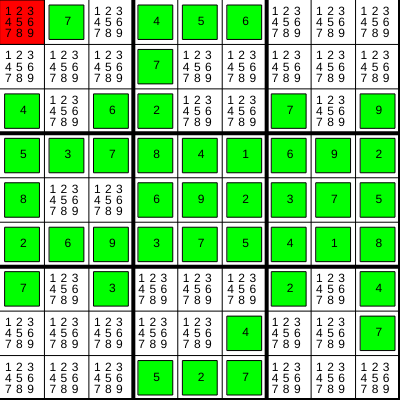
Frame 1 (no input)
Frame 60 (no input): identical to frame 1, image omitted
Frame 120 (the mouse pressed at the canvas centre since frame 60): identical to frame 1, image omitted

The p5.js sketch that drew this single still picture (run headless with seeded random() and noise() and a simulated clock; from frame 60 on, the mouse is pressed at the canvas centre):

// p5.js sketch
// ── sketch.js
//var puzzle = "6.......7....9..2.3.1..259.8....7.13....8....76.3....8.782..1.6.5..3....2.......9";
//var puzzle = "2..1.5..3.54...71..1.2.3.8.6.28.73.4.........1.53.98.6.2.7.1.6..81...24.7..4.2..1";
//var puzzle = "....6...8......53...2593.4...1.7.3..9.31.56.4..4.3.9...2.3568...98......6...8....";
var puzzle = ".7.456......7.....4.62..7.95378416928..6923752693754187.3...2.4.....4..7...527...";
//var puzzle = "000023000004000100050084090001070902093006000000010760000000000800000004060000587";
//var puzzle = "050007690000040000009000000000100004000230008008000150000400003006080209002005000";
var grid = [];
var current;
var step;
var solve;
var debug;
var stuck;
var BoxType = function () {
	this.nums = [1, 2, 3, 4, 5, 6, 7, 8, 9];
}

function setBox(index, val) {
	grid[index].nums = [];
	grid[index].nums.push(val);
}

function drawGrid() {
	background(255);
	var spacing = width / 9;
	if (debug.checked()) {
		fill(255, 0, 0);
		rect((current % 9) * spacing, floor(current / 9) * spacing, spacing, spacing);
	}
	for (var i = 0; i < 9; i++) {
		if (i % 3 == 2) {
			strokeWeight(4);
		} else {
			strokeWeight(1);
		}
		line(0, (i + 1) * spacing, width, (i + 1) * spacing);
		line((i + 1) * spacing, 0, (i + 1) * spacing, width);

		for (var j = 0; j < 9; j++) {
			if (grid[i + j * 9].nums.length == 1) {
				if (debug.checked()) {
					fill(0, 255, 0);
					strokeWeight(1);
					rect(i * spacing + 5, j * spacing + 5, spacing - 10, spacing - 10);
				}
				fill(0);
				text(grid[i + j * 9].nums[0], i * spacing + 20, j * spacing + 25);
			} else {
				if (debug.checked()) {
					for (var x = 0; x < grid[i + j * 9].nums.length; x++) {
						fill(0);
						text(grid[i + j * 9].nums[x], i * spacing + ((x % 3) * spacing / 4) + 5, j * spacing + (floor(x / 3) * spacing / 4) + 15);
					}
				}
			}
		}
	}
}

function solveGrid() {
	while (!checkFinished() && stuck < 99) {
		simplify();
	}
	drawGrid();
	if (stuck < 5) {
		console.log("Finished Solving !");
	} else {
		console.log("hum...");
		stuck = 0;
		var trueGrid = grid;


	}
}

function checkFinished() {
	var finished = true;
	var i = 0;
	while (i < 81 && finished) {
		if (grid[i].nums.length > 1) {
			finished = false;
		}
		i++;
	}
	return finished;
}

function checkRow(i) {
	for (var j = 0; j < 9; j++) {
		if (grid[floor(i / 9) * 9 + j].nums.length == 1 && floor(i / 9) * 9 + j != i) {
			for (var x = 0; x < grid[i].nums.length; x++) {
				if (grid[floor(i / 9) * 9 + j].nums[0] == grid[i].nums[x]) {
					grid[i].nums.splice(x, 1);
				}
			}
		}
	}
}

function checkCol(i) {
	for (var j = 0; j < 9; j++) {
		if (grid[(i % 9) + j * 9].nums.length == 1 && (i % 9) + j * 9 != i) {
			for (var x = 0; x < grid[i].nums.length; x++) {
				if (grid[(i % 9) + j * 9].nums[0] == grid[i].nums[x]) {
					grid[i].nums.splice(x, 1);
				}
			}
		}
	}
}

function checkSquare(i) {
	for (var j = 0; j < 3; j++) {
		for (var k = 0; k < 3; k++) {
			var index = 3 * floor((i % 9) / 3) + 27 * floor(i / 27) + j + k * 9;
			if (grid[index].nums.length == 1 && index != i) {
				for (var x = 0; x < grid[i].nums.length; x++) {
					if (grid[index].nums[0] == grid[i].nums[x]) {
						grid[i].nums.splice(x, 1);
					}
				}
			}
		}
	}
}

function useHypo(i) {
	var found = false;
	var nb;
	var j = 0;
	for (var x = 0; x < grid[i].nums.length; x++) {
		//        nb = grid[i].nums[x];
		//        while (j < 9 && !found) {
		//            //console.log("looking at " + floor(i / 9) * 9 + j + " and " + (i % 9) + j * 9);
		//            if (grid[floor(i / 9) * 9 + j].nums.indexOf(nb) != -1 && floor(i / 9) * 9 + j != i) {
		//                found = true;
		//                if (debug.checked()) {
		//                    console.log("found row" + nb + " at index " + (floor(i / 9) * 9 + j));
		//                }
		//            } else if (grid[(i % 9) + j * 9].nums.indexOf(nb) != -1 && (i % 9) + j * 9 != i) {
		//                found = true;
		//                if (debug.checked()) {
		//                    console.log("found col " + nb + " at index " + ((i % 9) + j * 9));
		//                }
		//            }
		//            j++;
		//        }
		//        for (j = 0; j < 3; j++) {
		//            for (var k = 0; k < 3; k++) {
		//                var index = 3 * floor((i % 9) / 3) + 27 * floor(i / 27) + j + k * 9;
		//                if (grid[index].nums.indexOf(nb) != -1 && index != i) {
		//                    found = true;
		//                }
		//            }
		//        }
		//        if (!found) {
		//            setBox(i, grid[i].nums[x]);
		//            console.log("used advanced method =)")
		//        } else {
		//            found = false;
		//        }
	}
}

function simplify() {
	if (checkFinished()) {
		console.log("finished !");
	} else {
		if (current >= 81) {
			current = 0;
			console.log("seems stuck...");
			stuck++;
		} else {
			if (grid[current].nums.length == 1) {
				current++;
			} else {
				checkSquare(current);
				checkRow(current);
				checkCol(current);
				//useHypo(current);
				if (grid[current].nums.length == 1) {
					current = 0;
					console.log("restarting");
				} else {
					current++;
				}
			}
		}
		if (debug.checked()) {
			drawGrid();
		}
	}
}

function populateGrid() {
	for (var i = 0; i < 81; i++) {
		grid[i] = new BoxType();
		if (puzzle[i] > 0) {
			setBox(i, puzzle[i]);
		}
	}
}

function setup() {
	createCanvas(400, 400);
	background(200);
	step = createButton("step");
	step.mousePressed(simplify);

	solve = createButton("solve!");
	solve.mousePressed(solveGrid);

	debug = createCheckbox("Enable debugging", true);
	debug.changed(drawGrid);

	current = 0;
	stuck = 0;

	populateGrid();
	console.log(grid);
	drawGrid();
}

function draw() {}
